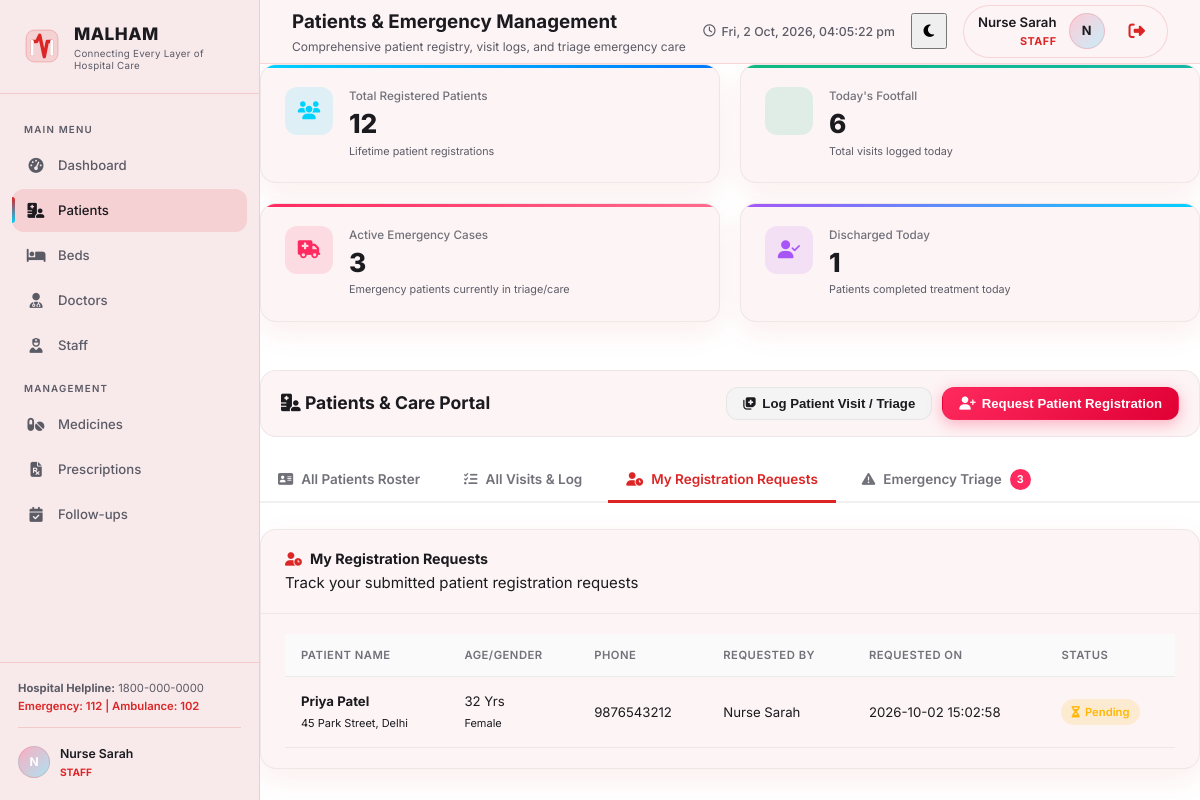
Before: /patients?tab=pending (signed in) with the older database file.
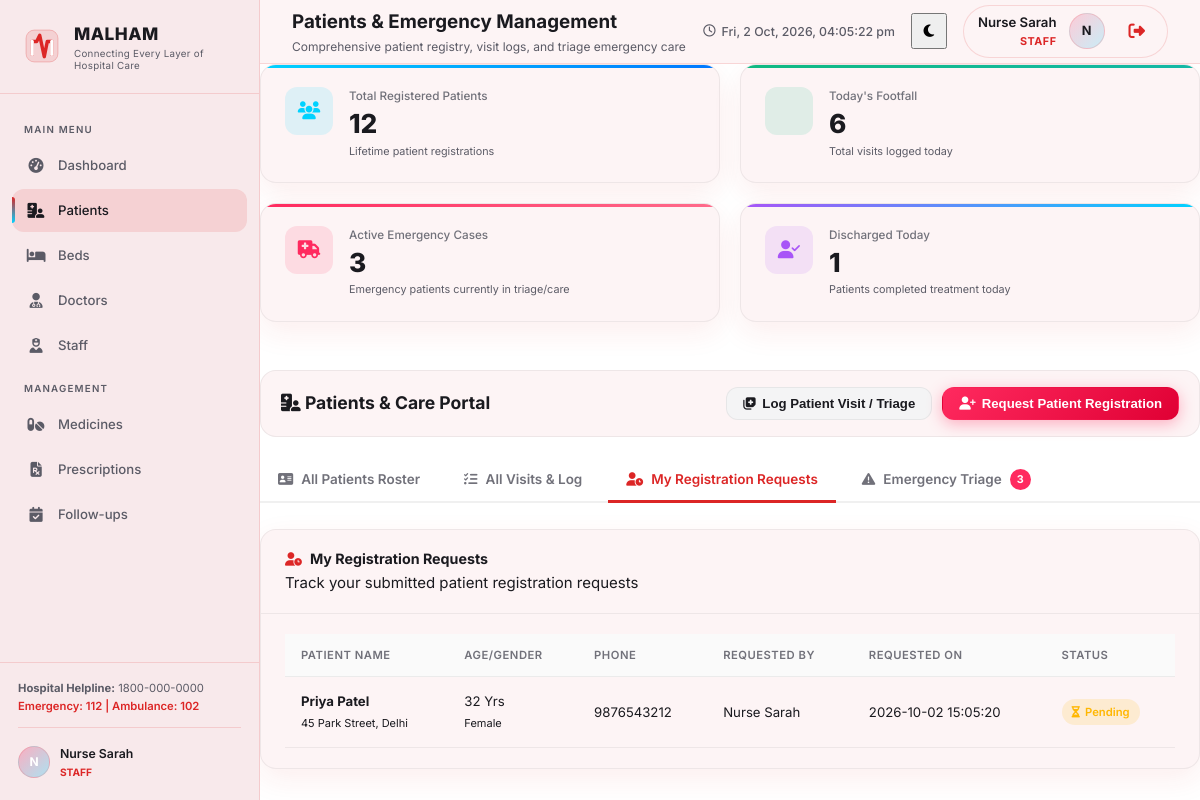
After: the same page with the newer database file.
### tables this page shows
CREATE TABLE patient_registrations (
            id                    INTEGER PRIMARY KEY AUTOINCREMENT,
            name                  TEXT NOT NULL,
            age                   INTEGER NOT NULL,
            gender                TEXT NOT NULL,
            phone                 TEXT,
            address               TEXT,
            blood_group           TEXT,
            requested_by_user_id  INTEGER NOT NULL,
            requested_on          TEXT DEFAULT (datetime('now', 'localtime')),
            status                TEXT DEFAULT 'pending',
            reviewed_by_user_id   INTEGER,
            reviewed_on           TEXT,
            reviewer_notes        TEXT,
            patient_id            INTEGER,
            FOREIGN KEY (requested_by_user_id) REFERENCES users(id),
            FOREIGN KEY (reviewed_by_user_id) REFERENCES users(id),
            FOREIGN KEY (patient_id) REFERENCES patients(id)
        );

CREATE TABLE users (
            id            INTEGER PRIMARY KEY AUTOINCREMENT,
            username      TEXT UNIQUE NOT NULL,
            password_hash TEXT NOT NULL,
            role          TEXT NOT NULL,              -- head_doctor / doctor / staff / patient
            display_name  TEXT NOT NULL,
            doctor_id     INTEGER,
            patient_id    INTEGER,
            staff_id      INTEGER,
            created_at    TEXT DEFAULT (datetime('now')),
            FOREIGN KEY (doctor_id)  REFERENCES doctors(id),
            FOREIGN KEY (patient_id) REFERENCES patients(id),
            FOREIGN KEY (staff_id)   REFERENCES staff_members(id)
        );

### app.py (the view)
@app.route("/patients")
@role_required('head_doctor', 'doctor', 'staff')
def patients():
    active_tab = request.args.get("tab", "patients")
    search_query = request.args.get("q", "").strip()
    visit_type_filter = request.args.get("visit_type", "").strip()
    status_filter = request.args.get("status", "").strip()
    triage_filter = request.args.get("triage", "").strip()
    today_date = datetime.now().strftime("%Y-%m-%d")
    total_patients_count = query_db("SELECT COUNT(*) AS c FROM patients", one=True)["c"]
    todays_footfall_count = query_db("SELECT COUNT(*) AS c FROM visits WHERE visit_date = ?", (today_date,), one=True)["c"]
    active_emergency_count = query_db("SELECT COUNT(*) AS c FROM visits WHERE visit_type = 'emergency' AND status != 'discharged'", one=True)["c"]
    discharged_today_count = query_db("SELECT COUNT(*) AS c FROM visits WHERE status = 'discharged' AND visit_date = ?", (today_date,), one=True)["c"]
    patients_sql = (
        "SELECT p.*, "
        "       COUNT(v.id) AS total_visits, "
        "       MAX(v.visit_date) AS last_visit_date "
        "FROM patients p "
        "LEFT JOIN visits v ON p.id = v.patient_id "
        "WHERE 1=1 "
    )
    p_params = []
    if search_query:
        patients_sql += "AND (p.name LIKE ? OR p.patient_code LIKE ? OR p.phone LIKE ? OR p.address LIKE ?) "
        term = f"%{search_query}%"
        p_params.extend([term, term, term, term])
    patients_sql += "GROUP BY p.id ORDER BY p.id DESC"
    patients_list = query_db(patients_sql, p_params)
    visits_sql = (
        "SELECT v.*, p.name AS patient_name, p.patient_code, p.phone, p.age, p.gender, "
        "       d.name AS doctor_name, d.specialization "
        "FROM visits v "
        "JOIN patients p ON v.patient_id = p.id "
        "LEFT JOIN doctors d ON v.doctor_id = d.id "
        "WHERE 1=1 "
    )
    v_params = []
    if search_query:
        visits_sql += "AND (p.name LIKE ? OR p.patient_code LIKE ? OR p.phone LIKE ? OR v.reason LIKE ?) "
        term = f"%{search_query}%"
        v_params.extend([term, term, term, term])
    if visit_type_filter:
        visits_sql += "AND v.visit_type = ? "
        v_params.append(visit_type_filter)
    if status_filter:
        visits_sql += "AND v.status = ? "
        v_params.append(status_filter)
    visits_sql += "ORDER BY v.visit_date DESC, v.id DESC"
    visits_list = query_db(visits_sql, v_params)
    emergency_sql = (
        "SELECT v.*, p.name AS patient_name, p.patient_code, p.age, p.gender, p.blood_group, p.phone, "
        "       d.name AS doctor_name "
        "FROM visits v "
        "JOIN patients p ON v.patient_id = p.id "
        "LEFT JOIN doctors d ON v.doctor_id = d.id "
        "WHERE v.visit_type = 'emergency' "
    )
    e_params = []
    if search_query:
        emergency_sql += "AND (p.name LIKE ? OR p.patient_code LIKE ? OR p.phone LIKE ? OR v.reason LIKE ?) "
        term = f"%{search_query}%"
        e_params.extend([term, term, term, term])
    if triage_filter:
        emergency_sql += "AND v.triage_level = ? "
        e_params.append(triage_filter)
    if status_filter:
        emergency_sql += "AND v.status = ? "
        e_params.append(status_filter)
    emergency_sql += "ORDER BY CASE v.triage_level WHEN 'critical' THEN 1 WHEN 'urgent' THEN 2 WHEN 'stable' THEN 3 ELSE 4 END, v.id DESC"
    emergency_list = query_db(emergency_sql, e_params)
    doctors_list = query_db("SELECT id, name, specialization FROM doctors ORDER BY name ASC")
    user = get_current_user()
    if user and user['role'] in ['head_doctor', 'doctor']:
        pending_registrations = query_db("""
            SELECT r.*, u.display_name AS requested_by_name
            FROM patient_registrations r
            JOIN users u ON r.requested_by_user_id = u.id
            ORDER BY CASE r.status WHEN 'pending' THEN 1 ELSE 2 END, r.id DESC
        """)
        pending_registrations_count = query_db("SELECT COUNT(*) AS c FROM patient_registrations WHERE status = 'pending'", one=True)["c"]
    else:
        user_id = user['id'] if user else 0
        pending_registrations = query_db("""
            SELECT r.*, u.display_name AS requested_by_name
            FROM patient_registrations r
            JOIN users u ON r.requested_by_user_id = u.id
            WHERE r.requested_by_user_id = ?
            ORDER BY CASE r.status WHEN 'pending' THEN 1 ELSE 2 END, r.id DESC
        """, [user_id])
        pending_registrations_count = 0
    return render_template(
        "patients.html",
        active_tab=active_tab,
        total_patients_count=total_patients_count,
        todays_footfall_count=todays_footfall_count,
        active_emergency_count=active_emergency_count,
        discharged_today_count=discharged_today_count,
        patients=patients_list,
        visits=visits_list,
        emergency_visits=emergency_list,
        doctors=doctors_list,
        pending_registrations=pending_registrations,
        pending_registrations_count=pending_registrations_count,
        search_query=search_query,
        visit_type_filter=visit_type_filter,
        status_filter=status_filter,
        triage_filter=triage_filter,
        today_date=today_date,
    )

### app.py (called while the page is built)
def get_current_user():
    user_id = session.get("user_id")
    if not user_id:
        return None
    conn = get_db_connection()
    user = conn.execute("SELECT * FROM users WHERE id = ?", (user_id,)).fetchone()
    conn.close()
    return user

@app.before_request
def require_login():
    endpoint = request.endpoint
    if endpoint in ('login', 'static') or (request.path and request.path.startswith('/static')):
        return None
    if 'user_id' not in session:
        return redirect(url_for('login'))
    g.user = get_current_user()
    if not g.user:
        session.clear()
        return redirect(url_for('login'))

@app.context_processor
def inject_globals():
    return dict(
        current_user=getattr(g, 'user', None),
        attendance_demo_mode=ATTENDANCE_DEMO_MODE
    )

def query_db(sql, args=(), one=False):
    conn = get_db_connection()
    rows = conn.execute(sql, args).fetchall()
    conn.close()
    result = [dict(row) for row in rows]
    return result[0] if one and result else result

### database.py (called while the page is built)
def get_db_connection():
    conn = sqlite3.connect(DATABASE)
    conn.row_factory = sqlite3.Row  # allows dict-like access to rows
    return conn

### templates/patients.html (shortened to what the changed rows need)
{% extends "base.html" %}
{% block content %}
<div class="patients-container">
    {% if active_tab == 'pending' %}
    <div class="tab-content animate-in">
        <div class="card">
            <div class="card-body p-0">
                {% if pending_registrations %}
                <table class="data-table">
                    <thead>
                        <tr>
                            <th>Patient Name</th>
                            <th>Age/Gender</th>
                            <th>Phone</th>
                            <th>Requested By</th>
                            <th>Requested On</th>
                            <th>Status</th>
                        </tr>
                    </thead>
                    <tbody>
                        {% for reg in pending_registrations %}
                        <tr>
                            <td>
                                <strong>{{ reg.name }}</strong>
                                <br><small class="text-muted">{{ reg.address or 'No Address' }}</small>
                            </td>
                            <td>{{ reg.age }} Yrs<br><small class="text-muted">{{ reg.gender }}</small></td>
                            <td>{{ reg.phone or 'N/A' }}</td>
                            <td>{{ reg.requested_by_name }}</td>
                            <td>{{ reg.requested_on }}</td>
                            <td>
                                <span class="badge-leave-status status-{{ reg.status }}">
                                    {% if reg.status == 'pending' %}
                                    <i class="fa-solid fa-hourglass-half"></i> Pending
                                    {% elif reg.status == 'approved' %}
                                    <i class="fa-solid fa-check"></i> Approved ({{ reg.patient_code }})
                                    {% else %}
                                    <i class="fa-solid fa-xmark"></i> Rejected
                                    {% endif %}
                                </span>
                            </td>
                        </tr>
                        {% endfor %}
                    </tbody>
                </table>
                {% else %}
                <div class="empty-state">
                    <i class="fa-solid fa-folder-open"></i>
                    <h3>No Pending Requests</h3>
                    <p>There are no patient registration requests pending your review.</p>
                </div>
                {% endif %}
            </div>
        </div>
    </div>
    {% endif %}
</div>
{% endblock %}

Changed rows visible on the page:
changed patient_registrations "Priya Patel": requested_on "2026-10-02 15:02:58" → "2026-10-02 15:05:20"
